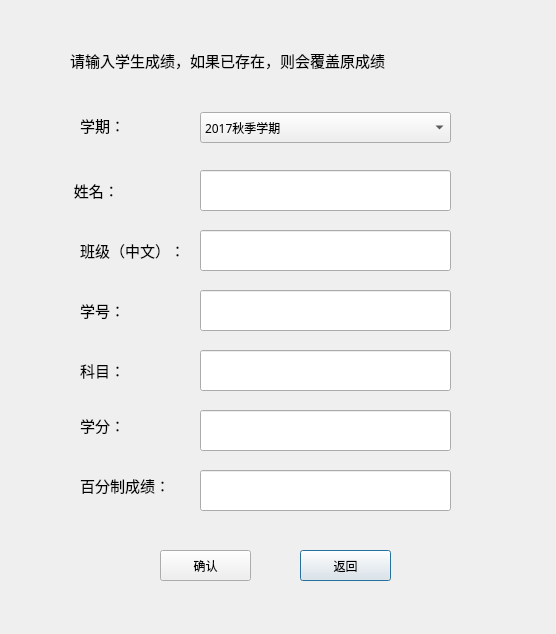
<?xml version="1.0" encoding="UTF-8"?>
<ui version="4.0">
 <class>Page1</class>
 <widget class="QDialog" name="Page1">
  <property name="geometry">
   <rect>
    <x>0</x>
    <y>0</y>
    <width>556</width>
    <height>634</height>
   </rect>
  </property>
  <property name="windowTitle">
   <string>输入学生成绩</string>
  </property>
  <widget class="QLineEdit" name="lineEdit_subject">
   <property name="geometry">
    <rect>
     <x>200</x>
     <y>350</y>
     <width>251</width>
     <height>41</height>
    </rect>
   </property>
   <property name="font">
    <font>
     <family>微软雅黑</family>
     <pointsize>10</pointsize>
    </font>
   </property>
   <property name="text">
    <string/>
   </property>
  </widget>
  <widget class="QLabel" name="label">
   <property name="geometry">
    <rect>
     <x>70</x>
     <y>45</y>
     <width>401</width>
     <height>31</height>
    </rect>
   </property>
   <property name="font">
    <font>
     <family>微软雅黑</family>
     <pointsize>11</pointsize>
    </font>
   </property>
   <property name="text">
    <string>请输入学生成绩，如果已存在，则会覆盖原成绩</string>
   </property>
  </widget>
  <widget class="QLineEdit" name="lineEdit_id">
   <property name="geometry">
    <rect>
     <x>200</x>
     <y>290</y>
     <width>251</width>
     <height>41</height>
    </rect>
   </property>
   <property name="font">
    <font>
     <family>微软雅黑</family>
     <pointsize>10</pointsize>
    </font>
   </property>
   <property name="text">
    <string/>
   </property>
  </widget>
  <widget class="QLineEdit" name="lineEdit_grade">
   <property name="geometry">
    <rect>
     <x>200</x>
     <y>470</y>
     <width>251</width>
     <height>41</height>
    </rect>
   </property>
   <property name="font">
    <font>
     <family>微软雅黑</family>
     <pointsize>10</pointsize>
    </font>
   </property>
   <property name="text">
    <string/>
   </property>
  </widget>
  <widget class="QLabel" name="label_2">
   <property name="geometry">
    <rect>
     <x>80</x>
     <y>110</y>
     <width>72</width>
     <height>31</height>
    </rect>
   </property>
   <property name="font">
    <font>
     <family>微软雅黑</family>
     <pointsize>11</pointsize>
    </font>
   </property>
   <property name="text">
    <string>学期：</string>
   </property>
  </widget>
  <widget class="QLabel" name="label_4">
   <property name="geometry">
    <rect>
     <x>80</x>
     <y>230</y>
     <width>131</width>
     <height>41</height>
    </rect>
   </property>
   <property name="font">
    <font>
     <family>微软雅黑</family>
     <pointsize>11</pointsize>
    </font>
   </property>
   <property name="text">
    <string>班级（中文）：</string>
   </property>
  </widget>
  <widget class="QLineEdit" name="lineEdit_class">
   <property name="geometry">
    <rect>
     <x>200</x>
     <y>230</y>
     <width>251</width>
     <height>41</height>
    </rect>
   </property>
   <property name="font">
    <font>
     <family>微软雅黑</family>
     <pointsize>10</pointsize>
    </font>
   </property>
   <property name="text">
    <string/>
   </property>
  </widget>
  <widget class="QLabel" name="label_8">
   <property name="geometry">
    <rect>
     <x>80</x>
     <y>470</y>
     <width>121</width>
     <height>31</height>
    </rect>
   </property>
   <property name="font">
    <font>
     <family>微软雅黑</family>
     <pointsize>11</pointsize>
    </font>
   </property>
   <property name="text">
    <string>百分制成绩：</string>
   </property>
  </widget>
  <widget class="QPushButton" name="button_back">
   <property name="geometry">
    <rect>
     <x>300</x>
     <y>550</y>
     <width>91</width>
     <height>31</height>
    </rect>
   </property>
   <property name="font">
    <font>
     <family>微软雅黑</family>
    </font>
   </property>
   <property name="text">
    <string>返回</string>
   </property>
  </widget>
  <widget class="QLabel" name="label_6">
   <property name="geometry">
    <rect>
     <x>80</x>
     <y>350</y>
     <width>72</width>
     <height>41</height>
    </rect>
   </property>
   <property name="font">
    <font>
     <family>微软雅黑</family>
     <pointsize>11</pointsize>
    </font>
   </property>
   <property name="text">
    <string>科目：</string>
   </property>
  </widget>
  <widget class="QLabel" name="label_5">
   <property name="geometry">
    <rect>
     <x>80</x>
     <y>290</y>
     <width>72</width>
     <height>41</height>
    </rect>
   </property>
   <property name="font">
    <font>
     <family>微软雅黑</family>
     <pointsize>11</pointsize>
    </font>
   </property>
   <property name="text">
    <string>学号：</string>
   </property>
  </widget>
  <widget class="QLabel" name="label_7">
   <property name="geometry">
    <rect>
     <x>80</x>
     <y>410</y>
     <width>72</width>
     <height>31</height>
    </rect>
   </property>
   <property name="font">
    <font>
     <family>微软雅黑</family>
     <pointsize>11</pointsize>
    </font>
   </property>
   <property name="text">
    <string>学分：</string>
   </property>
  </widget>
  <widget class="QPushButton" name="button_enter">
   <property name="geometry">
    <rect>
     <x>160</x>
     <y>550</y>
     <width>91</width>
     <height>31</height>
    </rect>
   </property>
   <property name="font">
    <font>
     <family>微软雅黑</family>
    </font>
   </property>
   <property name="text">
    <string>确认</string>
   </property>
  </widget>
  <widget class="QLabel" name="label_3">
   <property name="geometry">
    <rect>
     <x>70</x>
     <y>170</y>
     <width>108</width>
     <height>41</height>
    </rect>
   </property>
   <property name="font">
    <font>
     <family>微软雅黑</family>
     <pointsize>11</pointsize>
    </font>
   </property>
   <property name="text">
    <string> 姓名：     </string>
   </property>
  </widget>
  <widget class="QComboBox" name="comboBox_semester">
   <property name="geometry">
    <rect>
     <x>200</x>
     <y>112</y>
     <width>251</width>
     <height>31</height>
    </rect>
   </property>
   <property name="font">
    <font>
     <family>微软雅黑</family>
    </font>
   </property>
   <item>
    <property name="text">
     <string>2017秋季学期</string>
    </property>
   </item>
   <item>
    <property name="text">
     <string>2018春季学期</string>
    </property>
   </item>
  </widget>
  <widget class="QLineEdit" name="lineEdit_name">
   <property name="geometry">
    <rect>
     <x>200</x>
     <y>170</y>
     <width>251</width>
     <height>41</height>
    </rect>
   </property>
   <property name="font">
    <font>
     <family>微软雅黑</family>
     <pointsize>10</pointsize>
    </font>
   </property>
   <property name="text">
    <string/>
   </property>
  </widget>
  <widget class="QLineEdit" name="lineEdit_credit">
   <property name="geometry">
    <rect>
     <x>200</x>
     <y>410</y>
     <width>251</width>
     <height>41</height>
    </rect>
   </property>
   <property name="font">
    <font>
     <family>微软雅黑</family>
     <pointsize>10</pointsize>
    </font>
   </property>
   <property name="text">
    <string/>
   </property>
  </widget>
 </widget>
 <resources/>
 <connections/>
</ui>
